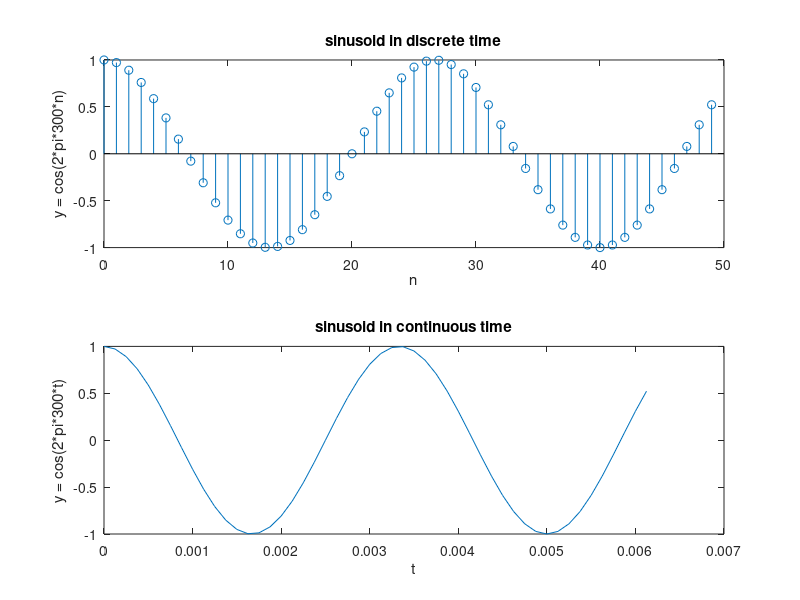

MATLAB code to generate this figure:
Fs = 8000;
t_y = 0:(1/Fs):5;
y = cos(2*pi*300*t_y);
sound(y, Fs);
figure;
n1 = 0:49;
subplot(2, 1, 1);
  stem(n1, y(1:50));
  xlabel('n');
  ylabel('y = cos(2*pi*300*n)');
  title('sinusoid in discrete time');
subplot(2, 1, 2);
  plot(t_y(1:50), y(1:50));
  xlabel('t');
  ylabel('y = cos(2*pi*300*t)');
  title('sinusoid in continuous time');
